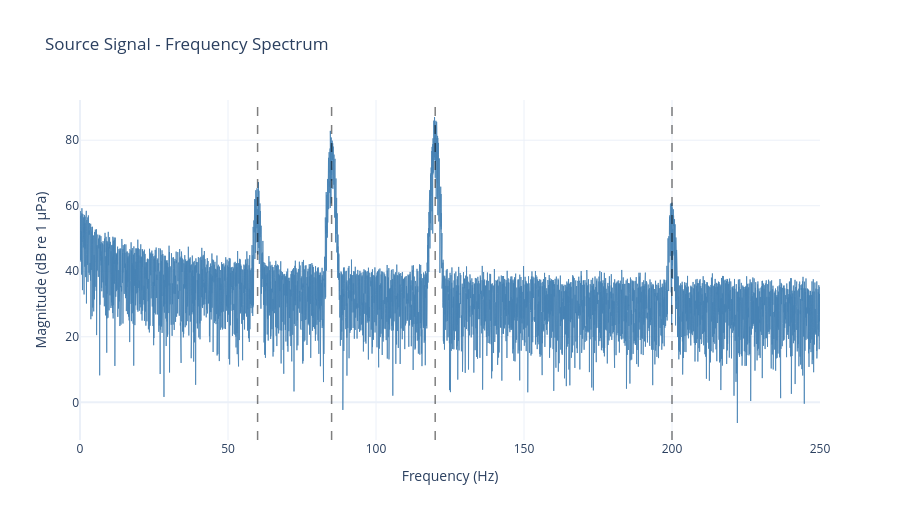

The notebook cell saved with this chart:
### Markdown cell above
## 16. Source Frequency Spectrum with Correct FFT Scaling

Plot the frequency spectrum of the source signal with **proper amplitude scaling**:
- FFT magnitude is multiplied by `2.0/N` to get single-sided amplitude
- Converted to dB re 1 µPa: `20 * log10(amplitude)`
- Red dashed lines mark target frequencies (60, 85, 120, 200 Hz)

### Code cell
signal_real_src = np.real(source_signal)
freq_spectrum_src = np.fft.rfft(signal_real_src)
freq_axis_src = np.fft.rfftfreq(len(signal_real_src), 1 / SIGNAL_PARAMS["sampling_rate_hz"])

# FFT scaling: multiply by 2/N to get amplitude
N = len(signal_real_src)
spectrum_amplitude_upa = np.abs(freq_spectrum_src) * (2.0 / N)
spectrum_magnitude_db_src = 20 * np.log10(spectrum_amplitude_upa + 1e-10)

fig_src_freq = go.Figure()
fig_src_freq.add_trace(
    go.Scatter(
        x=freq_axis_src,
        y=spectrum_magnitude_db_src,
        mode="lines",
        line=dict(width=1, color="steelblue"),
        opacity=0.8
    )
)
for freq in TARGET_PARAMS["frequencies_hz"]:
    fig_src_freq.add_vline(
        x=float(freq),
        line_color="black",
        line_dash="dash",
        opacity=0.5,
        line_width=1.5,
    )

fig_src_freq.update_layout(
    title="Source Signal - Frequency Spectrum",
    xaxis_title="Frequency (Hz)",
    yaxis_title="Magnitude (dB re 1 µPa)",
    template="plotly_white",
    width=900,
    height=520,
)
fig_src_freq.show()

### Figure 1 — Plotly figure (JSON) as saved in the notebook; plotly's stock layout.template omitted (floating-point values rounded to 4 significant figures; data arrays with more than 128 entries replaced by an {"elided": "..."} marker saying what was removed)
{"data": [{"line": {"color": "steelblue", "width": 1}, "mode": "lines", "opacity": 0.8, "type": "scatter", "x": {"elided": "15001 float values"}, "y": {"elided": "15001 float values"}}], "layout": {"height": 520, "shapes": [{"line": {"color": "black", "dash": "dash", "width": 1.5}, "opacity": 0.5, "type": "line", "x0": 60, "x1": 60, "xref": "x", "y0": 0, "y1": 1, "yref": "y domain"}, {"line": {"color": "black", "dash": "dash", "width": 1.5}, "opacity": 0.5, "type": "line", "x0": 85, "x1": 85, "xref": "x", "y0": 0, "y1": 1, "yref": "y domain"}, {"line": {"color": "black", "dash": "dash", "width": 1.5}, "opacity": 0.5, "type": "line", "x0": 120, "x1": 120, "xref": "x", "y0": 0, "y1": 1, "yref": "y domain"}, {"line": {"color": "black", "dash": "dash", "width": 1.5}, "opacity": 0.5, "type": "line", "x0": 200, "x1": 200, "xref": "x", "y0": 0, "y1": 1, "yref": "y domain"}], "title": {"text": "Source Signal - Frequency Spectrum"}, "width": 900, "xaxis": {"title": {"text": "Frequency (Hz)"}}, "yaxis": {"title": {"text": "Magnitude (dB re 1 µPa)"}}}}
